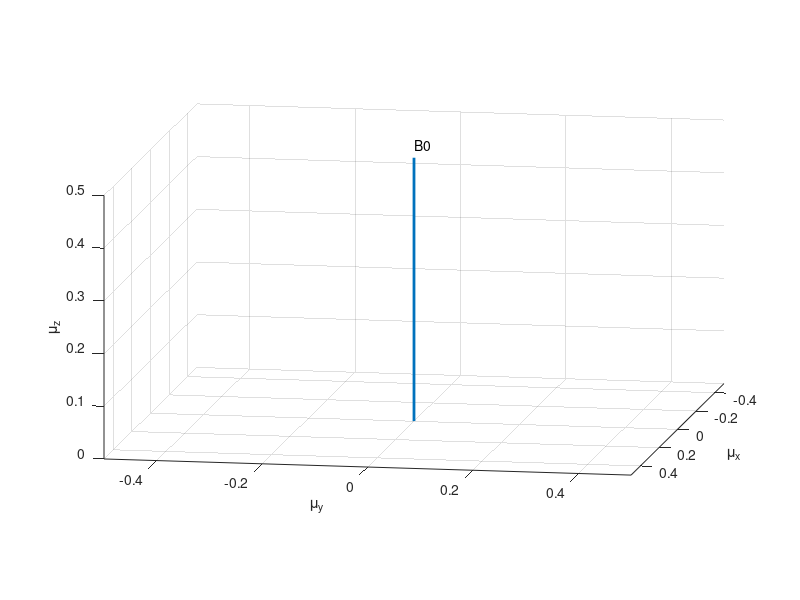

Here is the MATLAB script that generated this plot: (Note: this script raises an error after producing the figure.)
clear all
close all
%Question 4
%Free induction decay
% video = VideoSetup('Q4_part1_lab_frame');
% video.open();
%B1 precession into transverse plane in laboratory frame

theta=linspace(0,pi./2,200);
phi=linspace(13.*pi./2,pi./2,200);
mu=0.5;

vecMu_up=[0,0,0];

noOfSteps = 200;

B1=mu.*0.1.*[1 0 0];

h=figure;
h1=subplot(1,1,1)
hold on;
axis equal;
view(100, 10);
xlabel('\mu_x');
ylabel('\mu_y');
zlabel('\mu_z');
xlim([-0.5 0.5]);
ylim([-0.5 0.5]);
zlim([0 0.5]);
grid on;

B0=[0 0 mu];
plot3([0 B0(1)], [0 B0(2)],...
     [0 B0(3)], 'Linestyle', '-', 'LineWidth', 2);
hold on
% plot3([0 B1(1)], [0 B1(2)],...
%      [0 B1(3)], 'Linestyle', '-', 'LineWidth', 2);
%  hold on
labelPosition=1.05*B0;
label='B0';
text(labelPosition(1),labelPosition(2),labelPosition(3),label);

 B1phi=linspace(6.*pi,0,200);
%   VideoAddFrame(video, h);
for i=1:200
    
    t_from_start=2.5.*i./200;
    vecMu(1)=mu.*[cos(phi(i)).*sin(theta(i))];
    vecMu(2)=mu.*[sin(phi(i)).*sin(theta(i))];
    vecMu(3)=mu.*cos(theta(i));
    
    B1(1)=mu.*0.1.*cos(B1phi(i));
    B1(2)=mu.*0.1.*sin(B1phi(i));
    
    hnew = plotSpin3_line_only(t_from_start,i,h1, vecMu ,B1, vecMu_up);
    
    hold on
    pause(0.01)
    
%     VideoAddFrame(video, h);
    
    ClearLinesFromAxes(hnew)
end
plotSpin3_line_only(t_from_start,i,h1, vecMu ,B1,vecMu_up);

%%

theta=pi./2;
phi=pi./2;

%vecMu = mu*[cos(phi)*sin(theta) sin(phi)*sin(theta) cos(theta)]';
vecMu0=vecMu;

noOfSteps = 500;
w0=(2./3).*pi;
w=w0;

T1=10;
T2=5;
t=linspace(0,3.*T1,noOfSteps);

B1=[0,0,0];
vecMu=[0 0 0];
l=0;

for i=0:noOfSteps-1
    
    t_from_start=2.5+t(i+1);
    
    vecMu_up(1)=exp(-t(i+1)./T2).*((vecMu0(1).*cos(w.*t(i+1)))+(vecMu0(2).*sin(w.*t(i+1))));
    vecMu_up(2)=exp(-t(i+1)./T2).*((vecMu0(2).*cos(w.*t(i+1)))-(vecMu0(1).*sin(w.*t(i+1))));
    vecMu_up(3)=(vecMu0(3).*(exp(-t(i+1)./T1)))+mu.*(1-exp(-t(i+1)./T1)); 
    
    h_up = plotSpin3_line_only(t_from_start,l,h1,vecMu,B1,vecMu_up);
    
    hold on
    
    pause(0.001);
    
%     VideoAddFrame(video, h);
    
    ClearLinesFromAxes(h_up);

end
plotSpin3_line_only(t_from_start,l,h1,vecMu,B1,vecMu_up);
% video.close();